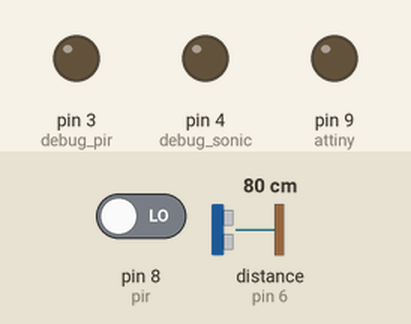
Simulated run of this sketch. Board: Arduino Uno, built with avr-gcc and run on an emulated ATmega328P. Parts: output pins drawn as LEDs (lit = HIGH). Dashed ring = blinking. Inputs (shaded band) come from the test bench; at power-on: distance to the obstacle (sensor on pin 6) 80 cm, pin 8 (pir) LOW. The echo pulse lasts 58.3 µs per cm.

Above: at 6.2 s.
6.3 s: distance to the obstacle (sensor on pin 6) set to 33 cm
8.4 s: distance to the obstacle (sensor on pin 6) set to 26 cm
At 10.4 s:
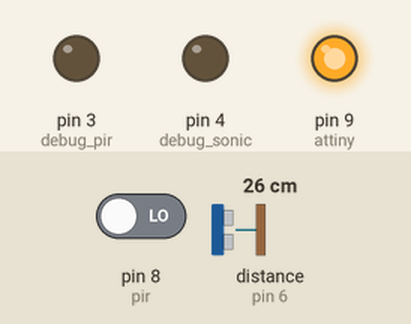
12.6 s: distance to the obstacle (sensor on pin 6) set to 35 cm
At 15.5 s:
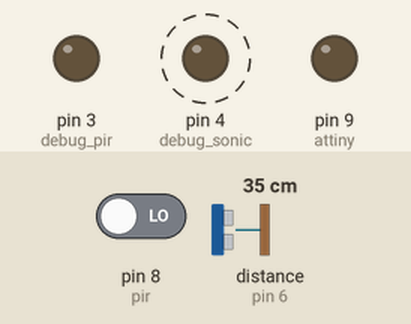
15.8 s: pin 8 (pir) driven HIGH
At 17.8 s:
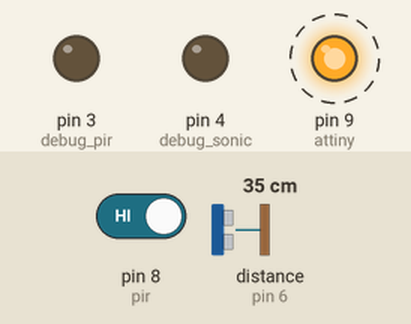
20.0 s: distance to the obstacle (sensor on pin 6) set to 2 cm
At 24.19 s:
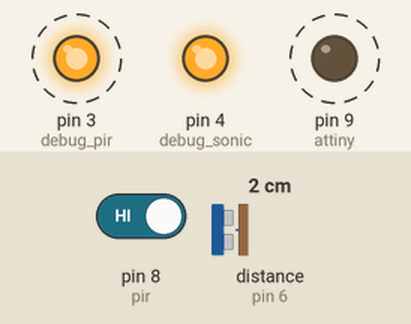
24.2 s: distance to the obstacle (sensor on pin 6) set to 60 cm
At 25.6 s:
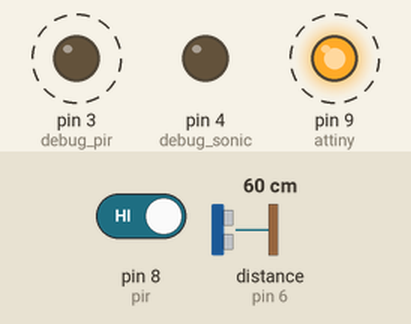
Timing chart, 0 to 28.4 s (numbered marks = the images above; inputs shaded):
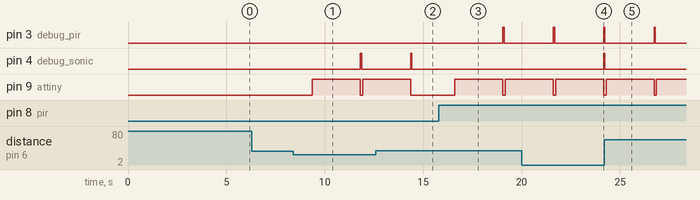

Measured:
- the behaviour switches between 30 and 29 cm on distance to the obstacle (sensor on pin 6) (found by bisection; images 0 and 1)
- after the input at 6.3 s, every drawn part: stays the same
- after the input at 8.4 s, pin 4 (debug_sonic): LOW → HIGH after 3.4 s, → LOW 0.06 s later; pin 9 (attiny): LOW → HIGH after 0.96 s, → LOW 2.5 s later, → HIGH 0.11 s later
- after the input at 12.6 s, pin 9 (attiny): goes on until 14.4 s, then stays LOW
- after the input at 15.8 s, pin 3 (debug_pir): LOW → HIGH after 3.3 s, → LOW 0.06 s later; pin 9 (attiny): LOW → HIGH after 0.81 s, → LOW 2.5 s later, → HIGH 0.11 s later
- after the input at 20.0 s, pin 4 (debug_sonic): LOW → HIGH after 4.2 s
- after the input at 24.2 s, pin 4 (debug_sonic): goes on until 24.2 s, then stays LOW

The sketch:

SH_Anti_thief_ino.ino
```cpp
#include <RCSwitch.h>
#include <NewPing.h>

RCSwitch mySwitch = RCSwitch();

#define TRIGGER_PIN  7
#define ECHO_PIN     6
#define MAX_DISTANCE 200
NewPing sonar(TRIGGER_PIN, ECHO_PIN, MAX_DISTANCE);

int attiny = 9;
long val;
long id = 7;
int sonic_detect = 30;

int pir = 8;

int debug_pir = 3;
int debug_sonic = 4;

void setup() {
  mySwitch.enableTransmit(10);
  val = (id << 20) | (1 << 19);
  pinMode(attiny, OUTPUT);
  pinMode(pir, INPUT);
  pinMode(debug_pir, OUTPUT);
  pinMode(debug_sonic, OUTPUT);
  delay(5000);
}

void loop() {
  delay(50);

  digitalWrite(debug_pir, LOW);
  digitalWrite(debug_sonic, LOW);

  delay(50);
  unsigned int uS = sonar.ping();
  int sonic = uS / US_ROUNDTRIP_CM;
  int motion = digitalRead(pir);
  if ((motion) | ((sonic < sonic_detect) && (sonic != 0))) {
    digitalWrite(attiny, HIGH);
    mySwitch.send(val and (1 << 19),24);
    delay(2000);
  } else {
    mySwitch.send(val,24);
    delay(500);
  }
  digitalWrite(attiny, LOW);

  digitalWrite(debug_pir, motion);
  digitalWrite(debug_sonic, ((sonic < sonic_detect) && (sonic != 0)));

  delay(10);
}
```
